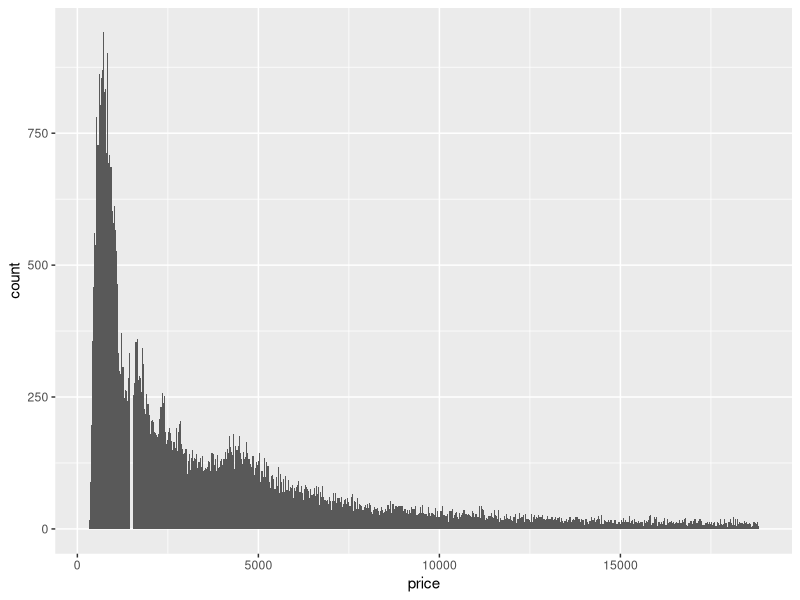
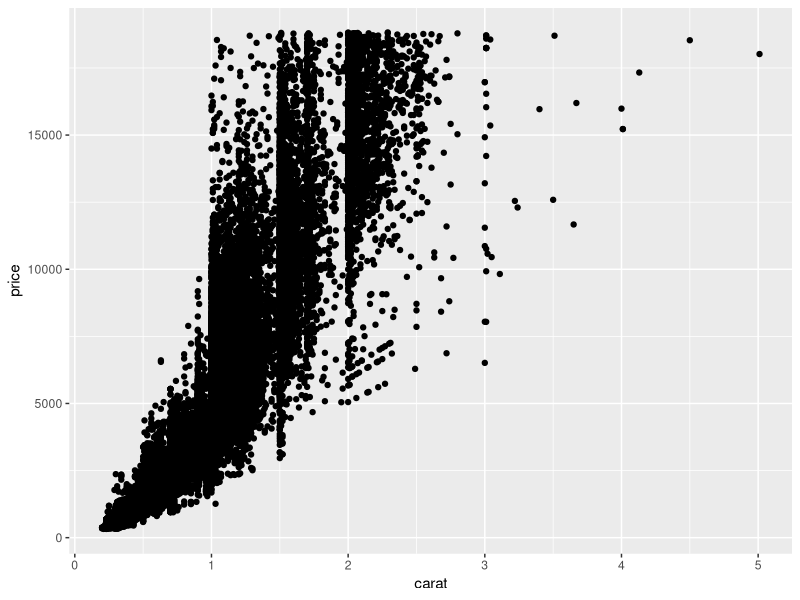
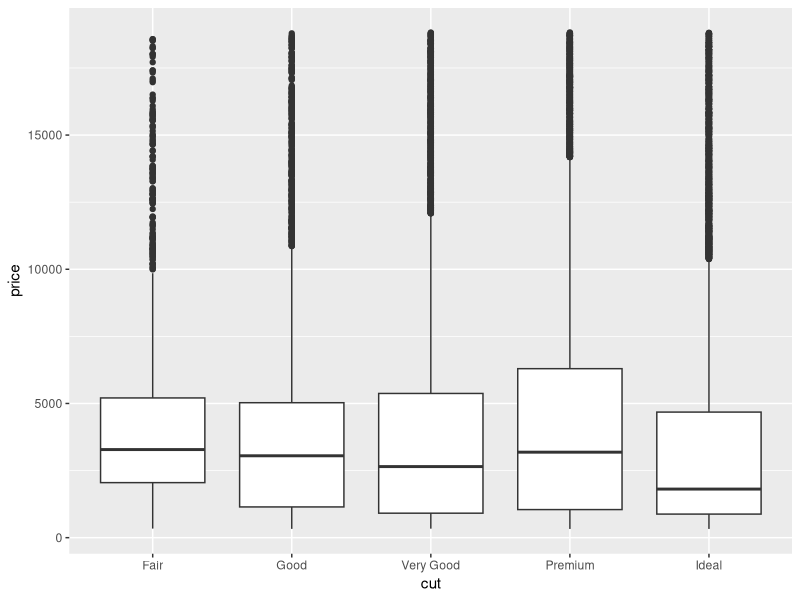
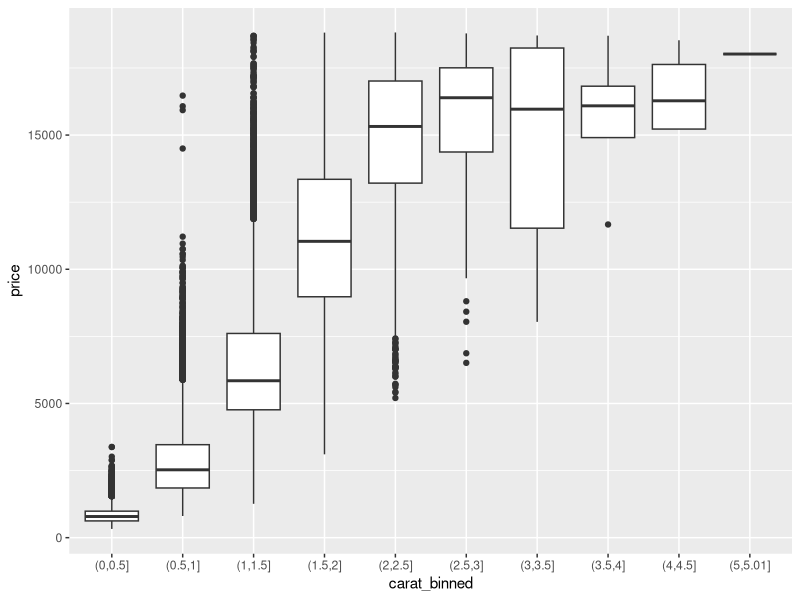
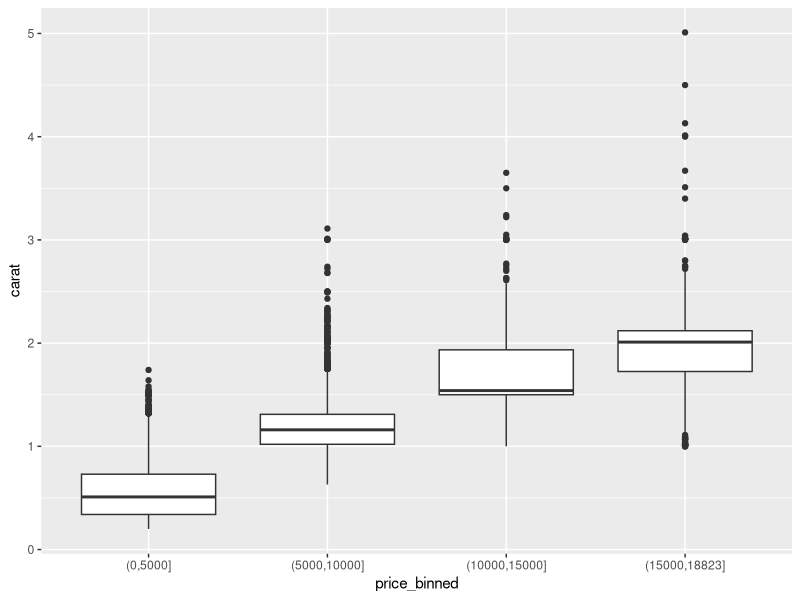

The R script that drew these images, in order:
# Lucas Pulliza
# HW set 3 R4DS

library(tidyverse)

# Question 1
ggplot(data = diamonds) + 
  geom_histogram(mapping = aes(x=price), binwidth = 30)

# Question 2
ggplot(diamonds, aes(x=carat, y=price)) + 
  geom_point()

ggplot(diamonds, aes(x=cut, y=price)) + 
  geom_boxplot()

diamonds %>%
  mutate(carat_binned = cut(carat, breaks=c(seq(0, max(carat), .5), max(carat)))) %>%
  ggplot(., aes(x=carat_binned, y=price)) + 
  geom_boxplot()

# Question 3
diamonds %>% 
  filter(!is.na(carat), !is.na(price)) %>%
  mutate(price_binned = cut(price, breaks=c(seq(0, max(price), 5000), 
                                            max(price)), dig.lab=10)) %>%
  ggplot(., aes(price_binned, carat)) + 
  geom_boxplot()
